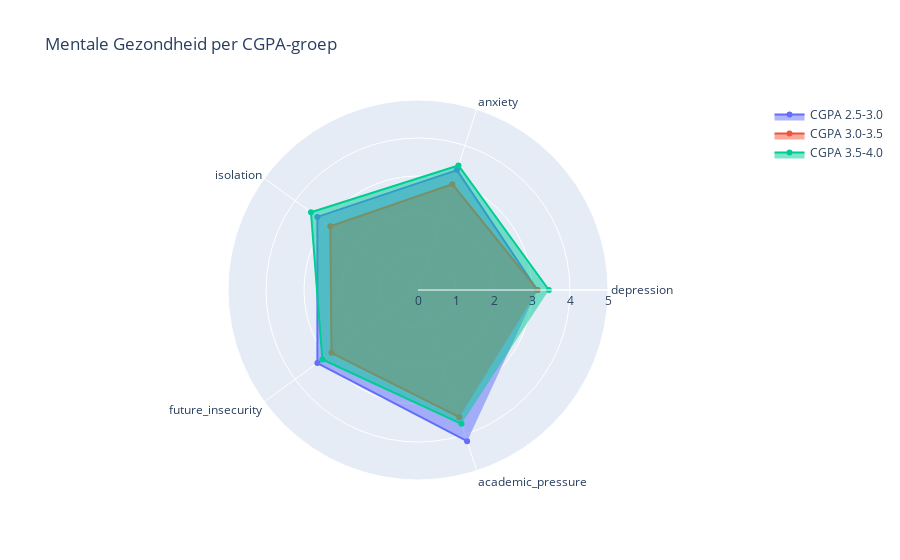

Notebook source saved alongside this figure:
### Markdown cell above
In de tekst boven is de data te zien van studenten die aangeven of hun academische prestaties worden aangetast door het overmatig gebruik van sociale media. In de linker kolom is een significant hoger aantal studenten te zien die wel vindt dat zijn of haar scores minderen. Uit zelf reflectie is een punt te halen dat sociale media een probleem is en niet een vrijwillige actie is. De mentale gezondheid van de student kan hier ook onder lijden door de algoritmes van de apps.

### Code cell
import pandas as pd
import plotly.graph_objects as go

# Laad data
df = pd.read_csv("datasets/MentalHealthSurvey.csv")

# Schoon CGPA-categorieën op
df['cgpa'] = df['cgpa'].str.strip()

# Relevante mentale gezondheidsdimensies
mental_columns = ['depression', 'anxiety', 'isolation', 'future_insecurity', 'academic_pressure']

# Bereken gemiddelden per CGPA-groep
grouped = df.groupby('cgpa')[mental_columns].mean()

# Sorteer in logische volgorde
cgpa_order = ['<2.5', '2.5-3.0', '3.0-3.5', '3.5-4.0']
grouped = grouped.loc[[g for g in cgpa_order if g in grouped.index]]

# Maak radar chart
fig = go.Figure()

for cgpa in grouped.index:
    fig.add_trace(go.Scatterpolar(
        r=grouped.loc[cgpa].values,
        theta=mental_columns,
        fill='toself',
        name=f'CGPA {cgpa}'
    ))

fig.update_layout(
    title='Mentale Gezondheid per CGPA-groep',
    polar=dict(
        radialaxis=dict(
            visible=True,
            range=[0, 5]
        )
    ),
    showlegend=True
)

fig.show()

### Figure 1 — Plotly figure (JSON) as saved in the notebook; plotly's stock layout.template omitted (floating-point values rounded to 4 significant figures)
{"data": [{"fill": "toself", "name": "CGPA 2.5-3.0", "r": [3.136, 3.318, 3.273, 3.273, 4.182], "theta": ["depression", "anxiety", "isolation", "future_insecurity", "academic_pressure"], "type": "scatterpolar"}, {"fill": "toself", "name": "CGPA 3.0-3.5", "r": [3.148, 2.926, 2.852, 2.815, 3.519], "theta": ["depression", "anxiety", "isolation", "future_insecurity", "academic_pressure"], "type": "scatterpolar"}, {"fill": "toself", "name": "CGPA 3.5-4.0", "r": [3.444, 3.444, 3.481, 3.111, 3.704], "theta": ["depression", "anxiety", "isolation", "future_insecurity", "academic_pressure"], "type": "scatterpolar"}], "layout": {"polar": {"radialaxis": {"range": [0, 5], "visible": true}}, "showlegend": true, "title": {"text": "Mentale Gezondheid per CGPA-groep"}}}
